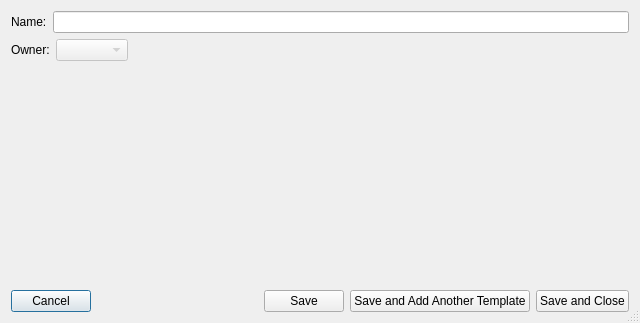
<?xml version="1.0" encoding="UTF-8"?>
<ui version="4.0">
 <class>EditTemplateUI</class>
 <widget class="QDialog" name="EditTemplateUI">
  <property name="geometry">
   <rect>
    <x>0</x>
    <y>0</y>
    <width>640</width>
    <height>323</height>
   </rect>
  </property>
  <property name="windowTitle">
   <string>Add or Edit Composite Food</string>
  </property>
  <property name="sizeGripEnabled">
   <bool>true</bool>
  </property>
  <layout class="QVBoxLayout" name="verticalLayout">
   <item>
    <layout class="QHBoxLayout" name="horizontalLayout">
     <item>
      <widget class="QLabel" name="label">
       <property name="text">
        <string>Name:</string>
       </property>
      </widget>
     </item>
     <item>
      <widget class="QLineEdit" name="txtName"/>
     </item>
    </layout>
   </item>
   <item>
    <layout class="QHBoxLayout" name="horizontalLayout_2">
     <item>
      <widget class="QLabel" name="label_4">
       <property name="text">
        <string>Owner:</string>
       </property>
      </widget>
     </item>
     <item>
      <widget class="QComboBox" name="cboOwner">
       <property name="enabled">
        <bool>false</bool>
       </property>
      </widget>
     </item>
     <item>
      <spacer name="horizontalSpacer">
       <property name="orientation">
        <enum>Qt::Horizontal</enum>
       </property>
       <property name="sizeHint" stdset="0">
        <size>
         <width>40</width>
         <height>20</height>
        </size>
       </property>
      </spacer>
     </item>
    </layout>
   </item>
   <item>
    <widget class="FoodSearchControl" name="fscSearch" native="true"/>
   </item>
   <item>
    <widget class="SelectFoodControl" name="sfcResultsList" native="true"/>
   </item>
   <item>
    <widget class="FoodTree" name="ftComponents" native="true"/>
   </item>
   <item>
    <layout class="QHBoxLayout" name="horizontalLayout_6">
     <item>
      <widget class="QPushButton" name="btnCancel">
       <property name="text">
        <string>Cancel</string>
       </property>
      </widget>
     </item>
     <item>
      <spacer name="horizontalSpacer_5">
       <property name="orientation">
        <enum>Qt::Horizontal</enum>
       </property>
       <property name="sizeHint" stdset="0">
        <size>
         <width>40</width>
         <height>20</height>
        </size>
       </property>
      </spacer>
     </item>
     <item>
      <widget class="QPushButton" name="btnSave">
       <property name="text">
        <string>Save</string>
       </property>
       <property name="default">
        <bool>false</bool>
       </property>
      </widget>
     </item>
     <item>
      <widget class="QPushButton" name="btnSaveAndAdd">
       <property name="text">
        <string>Save and Add Another Template</string>
       </property>
      </widget>
     </item>
     <item>
      <widget class="QPushButton" name="btnSaveAndClose">
       <property name="text">
        <string>Save and Close</string>
       </property>
       <property name="default">
        <bool>false</bool>
       </property>
      </widget>
     </item>
    </layout>
   </item>
  </layout>
 </widget>
 <layoutdefault spacing="6" margin="11"/>
 <customwidgets>
  <customwidget>
   <class>FoodSearchControl</class>
   <extends>QWidget</extends>
   <header>food_search_control.h</header>
   <container>1</container>
  </customwidget>
  <customwidget>
   <class>SelectFoodControl</class>
   <extends>QWidget</extends>
   <header>select_food_control.h</header>
   <container>1</container>
  </customwidget>
  <customwidget>
   <class>FoodTree</class>
   <extends>QWidget</extends>
   <header>food_tree.h</header>
   <container>1</container>
  </customwidget>
 </customwidgets>
 <resources/>
 <connections/>
</ui>
